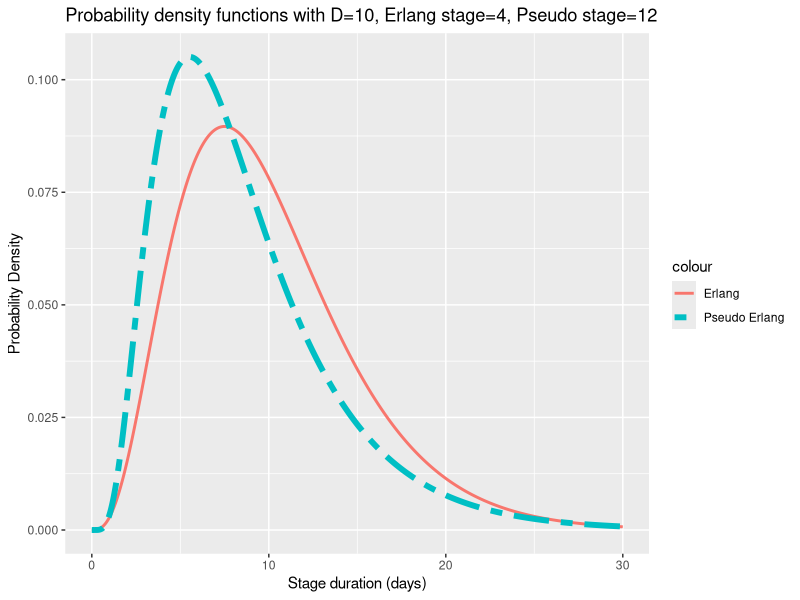

This figure's R source:
# Packages ####
library(viridis)
library(ggplot2)
library(deSolve)

# Models ####
erlang <- function(x, n, γ) {
  (n*γ)^n*x^(n-1)*exp(-n*γ*x)/factorial(n-1)
}

SInR_geom <- function(t, states, params) {
  with(as.list(c(params)), {
    I <- states[1:n]
    R <- states[[n+1]]
    
    Iprev <- c(0, I[1:(n-1)])
    dI <- a*r^(c(0,0:(n-2)))*Iprev - (a*r^(0:(n-1))+μ)*I
    dR <- a*r^(n-1)*I[[n]] - μ*R
    return(list(c(dI, dR)))
  })
}

# Compare ####
ES_compare <- function(time, γ, μ, r, nE, nSE, model) {
  a <- sqrt(nE*γ^2*((1/r^2)^nSE - 1)/(1/r^2-1))
  params <- c(γ = γ, μ = μ, n = nSE, a = a, r = r)
  states <- c(1, numeric(nSE))
  names(states) <- c(
    paste ("I", 1:nSE, sep="")
    , "R"
  )
  
  df <- data.frame(Time = time)
  df$P_E <- erlang(time, nE, γ)
  
  soln <- ode(y = states,
              times = time, 
              func = model, 
              parms = params)
  df$P_SE <- c(diff(soln[,"R"])/diff(time), NA)
  
  ggplot(df, aes(x=Time)) +
    geom_line(aes(y = P_E, col = "Erlang"), linewidth = 1) +
    geom_line(aes(y = P_SE, col = "Pseudo Erlang"), linewidth = 2, linetype = "twodash") +
    labs(title = paste0("Probability density functions with D=", 1/γ, ", Erlang stage=", nE, ", Pseudo stage=", nSE), 
         x = "Stage duration (days)",
         y = "Probability Density")
}

# Simulation ####
time = seq(0,30,by=0.01) 
γ <- 0.1 
μ <- 0
r <- 2
nE <- 4
nSE <- 12

ES_compare(time, γ, μ, r, nE, nSE, SInR_geom)
